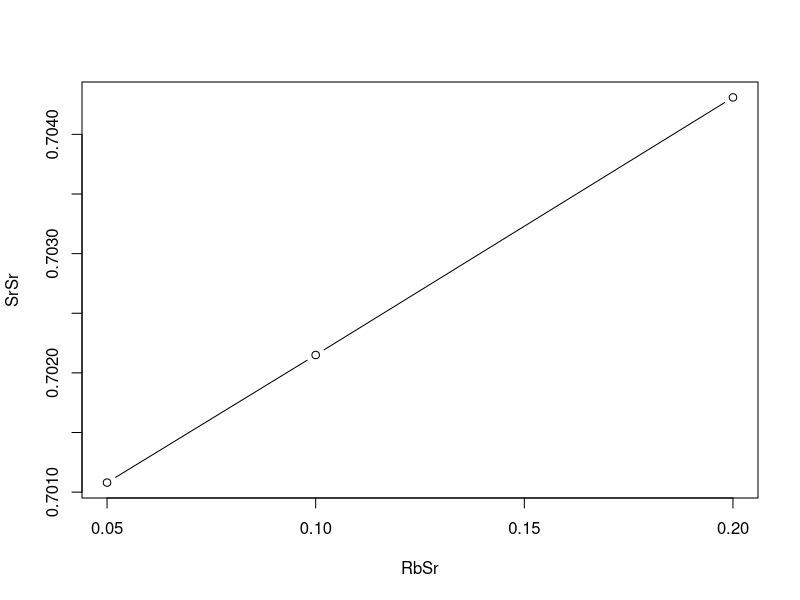

Write R code to recreate this figure.
## ---- chunk 1
knitr::opts_chunk$set(echo=TRUE, include=TRUE)
set.seed(1)
## ---- chunk 2
   t12Rb87 <- 48.8
   l87 <- log(2)/t12Rb87
   tRbSr <- 1.5
   Rb87Sr86 <- c(0.05,0.1,0.2)
   Sr87Sr86_0 <- 0.7
   Sr87Sr86 <- Sr87Sr86_0 + Rb87Sr86*(exp(l87*tRbSr)-1)
   tabRbSr <- cbind(Rb87Sr86,signif(Sr87Sr86,5))
   colnames(tabRbSr) <- c("^87^Rb/^86^Sr","^87^Rb/^86^Rb")
   rownames(tabRbSr) <- c("mineral A","mineral B","mineral C")
## ---- chunk 3
   knitr::kable(tabRbSr)
## ---- chunk 4
   RbSr <- tabRbSr[,1]
   SrSr <- tabRbSr[,2]
   plot(x=RbSr,y=SrSr,type='b')
   fit <- lm(SrSr ~ RbSr)
   tRbSr <- log(fit$coefficients[2]+1)/l87
   message('Rb/Sr-age = ',signif(tRbSr*1000,2),' Ma')
